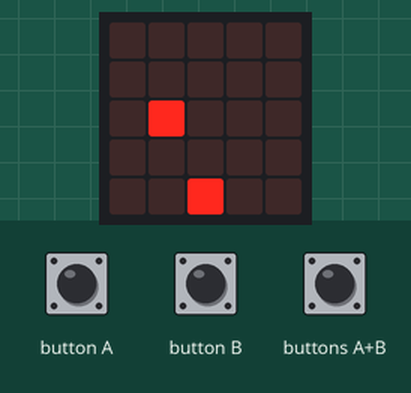
Bench run of a program on a simulated BBC micro:bit (MakeCode). Parts: the board's 5×5 LED display. The inputs (shaded band) are chosen by the test bench. Random numbers come from a fixed seed.

Above: at 2.6 s.
2.7 s: button A pressed for 0.15 s
At 3.3 s:
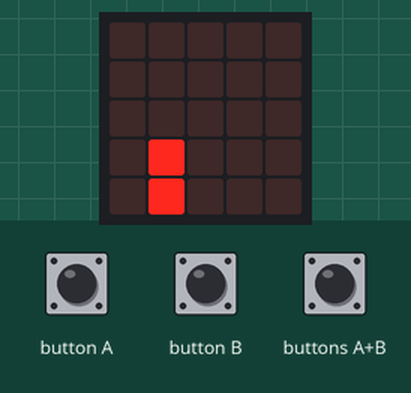
3.4 s: button B pressed for 0.15 s
At 4.8 s:
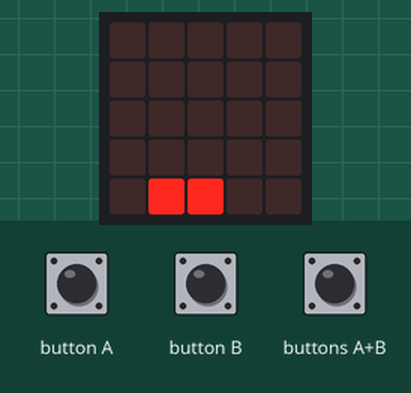
6.5 s: buttons A+B pressed for 0.15 s
At 7.2 s:
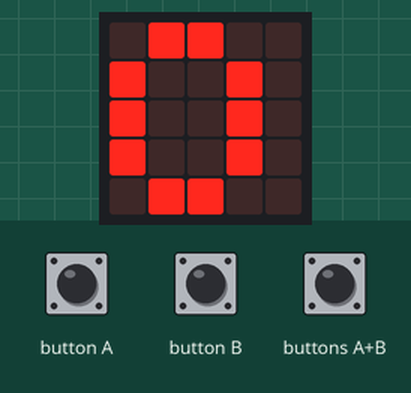
9.6 s: button A pressed for 0.15 s
At 11.0 s:
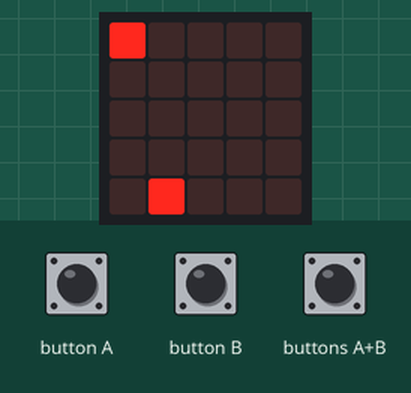
12.7 s: button B pressed for 0.15 s
At 13.5 s:
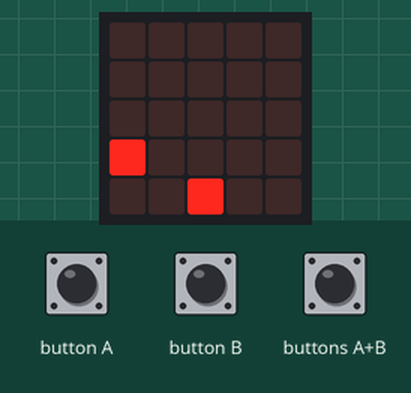
15.8 s: button B pressed for 0.15 s
At 16.9 s:
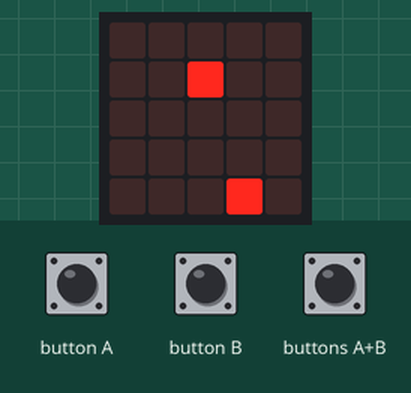
Timing chart, 0 to 18.8 s (numbered marks = the images above; inputs shaded):
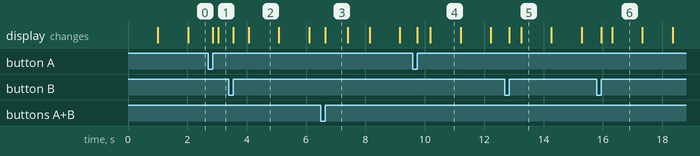

The program:

main.ts
```typescript
input.onButtonPressed(Button.A, function () {
    キャッチャー.change(LedSpriteProperty.X, -1)
})
input.onButtonPressed(Button.AB, function () {
    game.pause()
    basic.showNumber(game.score())
    game.resume()
})
input.onButtonPressed(Button.B, function () {
    キャッチャー.change(LedSpriteProperty.X, 1)
})
let キャッチャー: game.LedSprite = null
キャッチャー = game.createSprite(2, 4)
let りんご = game.createSprite(randint(0, 4), 0)
basic.pause(1000)
game.setScore(0)
basic.forever(function () {
    if (りんご.get(LedSpriteProperty.Y) >= 4) {
        りんご.set(LedSpriteProperty.Y, 0)
        りんご.set(LedSpriteProperty.X, randint(0, 4))
    } else {
        りんご.change(LedSpriteProperty.Y, 1)
    }
    basic.pause(1000)
})
basic.forever(function () {
    if (キャッチャー.isTouching(りんご)) {
        game.addScore(1)
        りんご.set(LedSpriteProperty.Y, 0)
        りんご.set(LedSpriteProperty.X, randint(0, 4))
    } else if (game.score() >= 10) {
        basic.showString("CLEAR")
        キャッチャー.delete()
        りんご.delete()
    }
})
```

test.ts
```typescript
// テストはここに来ます。このパッケージが拡張機能として使用されるときにはコンパイルされません。
```

Measured:
- what the display in image 2 shows lasts 1.0 s, from 4.1 s to 5.1 s
- what the display in image 3 shows lasts 0.7 s, from 6.7 s to 7.4 s
